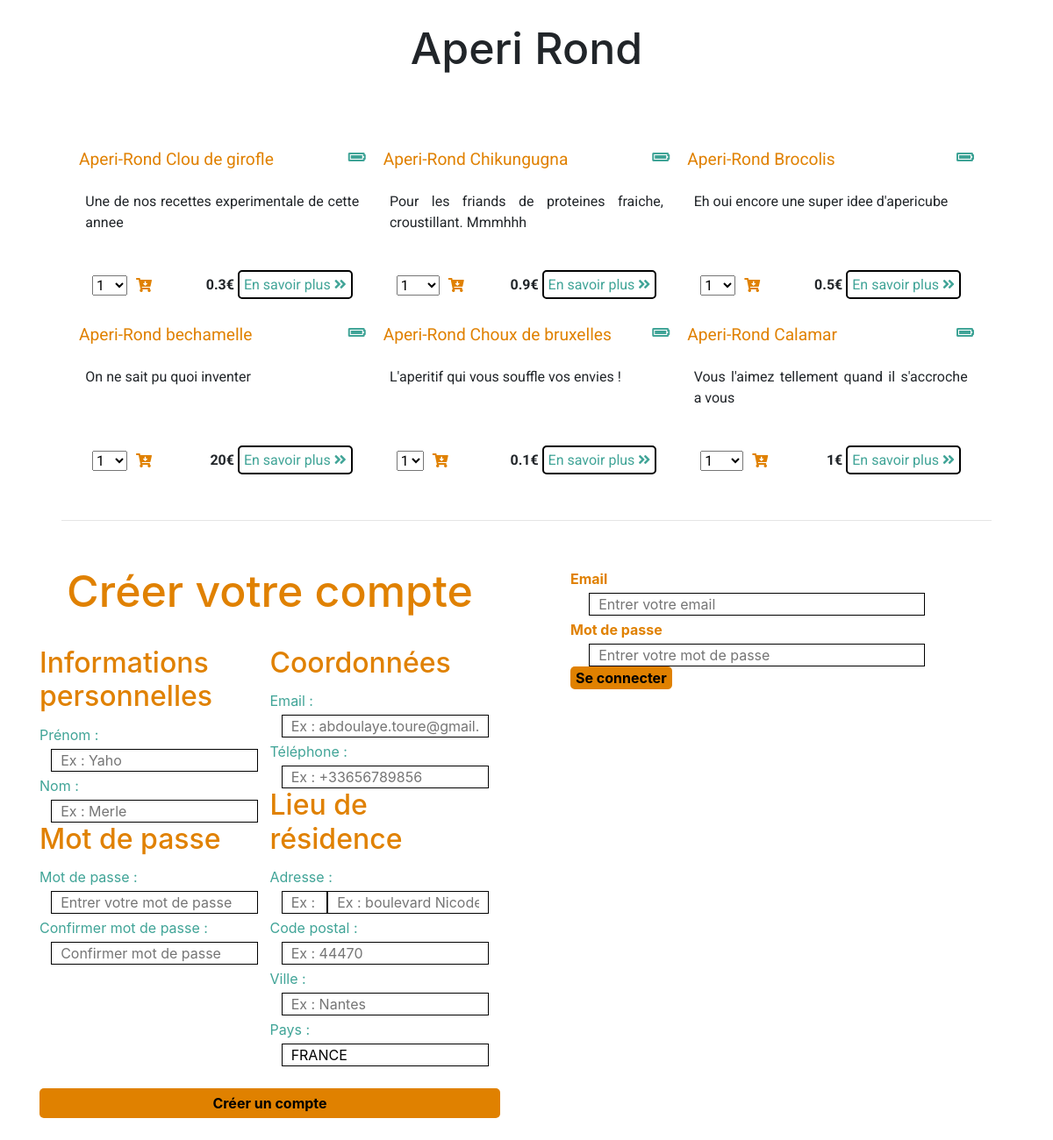
The page / on the database its author committed.
### tables this page shows
CREATE TABLE IF NOT EXISTS `articles` (
  `id` int(11) NOT NULL AUTO_INCREMENT,
  `nom` varchar(50) NOT NULL,
  `description` varchar(200) NOT NULL,
  `stockid` int(11) NOT NULL,
  `prix` float NOT NULL,
  `satisfaction` float NOT NULL,
  PRIMARY KEY (`id`)
);

### function/function.php (called while the page is built, shortened)
<?php
function GetTable($database, $table) {
    $sql = "SELECT * FROM " . $table;
    $query = $database->query($sql);
    $result = $query->fetchAll();
    return ($result);
}
function GetTableSpe($database, $table, $field, $value) {
    $sql = "SELECT * FROM " . $table . " WHERE " . $field . " = " . $value . " ORDER BY id DESC";
    $query = $database->query($sql);
    $result = $query->fetchAll();
    return ($result);
}

### modules/list.php (the view)
<div id="list_article_container" class="container">
    <div id="list_article_row" class="row">
        <?php
        $i = 0;
        $articles = GetTable($database, "articles");
        if (count($articles) == 0) {
            ?>
            <span id="no_article"><i class="fas fa-ban"></i> Aucun article à afficher</span>
            <?php
        }
        else
            while ($i < count($articles)) {
                $stock = GetTableSpe($database, "stocks", "id", $articles[$i]['id']);
                ?>
                <div id="article_box" class="col-xs-12 col-sm-6 col-md-6 col-lg-4 col-xl-4">
                    <header><span id="article_title"><?php echo $articles[$i]['nom']; ?></span><span id="article_disponible"><?php if($stock[0]['quantite'] != 0){ ?><i class="fas fa-battery-full valid"></i><?php } else { ?><i class="fas fa-battery-empty unvalid"></i><?php } ?></span></header>
                    <main><?php echo $articles[$i]['description']; ?></main>
                    <footer>
                        <?php if($stock[0]['quantite'] != 0){ ?>
                            <form action="?add_to_cart=<?php echo $articles[$i]['id']; ?>" method="post">
                                <select name="quantity" id="add_to_cart_select">
                                    <?php
                                        $j = 0;
                                        while ($j < $stock[0]['quantite'])
                                            echo "<option value='".++$j."'>".$j."</option>";
                                    ?>
                                </select>
                                <button name="submit" <?php if (!isset($_SESSION['login'])) { echo "disabled"; } ?>><i class="fas fa-cart-arrow-down"></i></button>
                            </form>
                            <?php echo "<strong>".$articles[$i]['prix']."€</strong>"; ?>
                        <?php } else { echo "Rupture"; } ?>
                        <a href="?article=<?php echo $articles[$i]['id']; ?>">En savoir plus <i class="fas fa-angle-double-right"></i></a>
                    </footer>
                </div>
                <?php
                $i++;
            }
        ?>
    </div>
    <hr>
</div>

### index.php (shortened to what this page needs)
<?php
    include "function/function.php";
    include "db_settings.php";
    $database = new PDO('mysql:host='.$host.';dbname='.$dbname, $user_db, $pwd_db);
?>
<!doctype html>
<html lang="fr">
    <head>
        <link href="./assets/css/bootstrap.min.css" rel="stylesheet">
        <link href="https://use.fontawesome.com/releases/v5.0.6/css/all.css" rel="stylesheet">
        <link href="./assets/css/aperirond.css" rel="stylesheet">
    </head>
    <body>
        <h1><?php if (!isset($_GET['cmd_usr'])) { echo "Aperi Rond"; } else { echo "Commande"; } ?></h1>
                <?php
        if (empty($_GET['article']) || isset($_GET['add_to_cart']) || isset($_GET['del_cart']) || isset($_GET['cmd_usr'])) {
            if (isset($_GET['del_cart'])) {
               include "modules/del_cart.php";
            } else {
                if (isset($_GET['add_to_cart']))
                    include "modules/add_to_cart.php";
                else
                    if (isset($_GET['cmd_usr']))
                        include "modules/tunnel.php";
                    else
                        include "modules/list.php";
            }
        } else
            include "modules/article.php";
        if (isset($_SESSION['login'])) {
            if (!isset($_GET['cmd_usr']))
               include "modules/cart.php";
        }
        else
            include "modules/member.php";
        ?>
    </body>
</html>

### modules/member.php
<div class="container">
    <div class="row frow">
        <div class="col-xs-12 col-sm-12 col-md-12 col-lg-6 col-xl-6">
            <?php include "modules/account.php"; ?>
        </div>
        <div class="col-xs-12 col-sm-12 col-md-12 col-lg-6 col-xl-6">
            <?php include "modules/login.php"; ?>
        </div>
    </div>
</div>

### modules/account.php (shortened to what this page needs)
<div id="create_account_container" class="container">
    <div id="create_account_row" class="row">
        <h1 class="col-xs-12 col-sm-12 col-md-12 col-lg-12 col-xl-12 create_account_title" id="create_account">Créer votre compte</h1>
        <form class="col-xs-12 col-sm-12 col-md-12 col-lg-12 col-xl-12 row" action="" method="post">
            <div class="col-xs-12 col-sm-12 col-md-12 col-lg-6 col-xl-6">
                <h2 id="create_account">Informations personnelles</h2>
                <p><label for="prenom">Prénom : </label></p><p><input type="text" id="prenom" name="firstname" placeholder="Ex : Yaho" required></p>
                <p><label for="nom">Nom : </label></p><p><input type="text" id="nom" name="lastname" placeholder="Ex : Merle" required></p>
                <h2 id="create_account">Mot de passe</h2>
                <p><label for="mdp">Mot de passe : </label></p><p><input type="password" id="mdp" name="password" placeholder="Entrer votre mot de passe" required></p>
                <p><label for="confmdp">Confirmer mot de passe : </label></p><p><input type="password" id="confmdp" name="passwords" placeholder="Confirmer mot de passe" required></p>
            </div>
            <div class="col-xs-12 col-sm-12 col-md-12 col-lg-6 col-xl-6">
                <h2 id="create_account">Coordonnées</h2>
                <p><label for="email">Email : </label></p><p><input type="email" id="email" name="email" placeholder="Ex : abdoulaye.toure@gmail.com" required></p>
                <p><label for="tel">Téléphone : </label></p><p><input type="tel" id="tel" name="phone" placeholder="Ex : +33656789856"></p>
                <h2 id="create_account">Lieu de résidence</h2>
                <p><label for="numrue">Adresse : </label></p><p><input type="text" id="numrue" name="streetNumber" placeholder="Ex : 1"><input type="text" id="rue" name="street" placeholder="Ex : boulevard Nicodev"></p>
                <p><label for="cp">Code postal : </label></p><p><input type="text" id="cp" name="posteCode" placeholder="Ex : 44470"></p>
                <p><label for="ville">Ville : </label></p><p><input type="text" id="ville" name="city" placeholder="Ex : Nantes"></p>
                <p><label for="pays">Pays : </label></p><p><input type="text" id="pays" name="country" value="FRANCE" required></p>
            </div>
            <button class="col-xs-12 col-sm-12 col-md-12 col-lg-12 col-xl-12" name="register" type="submit">Créer un compte</button>
        </form>
    </div>
</div>

### modules/login.php (shortened to what this page needs)
<div id="login_container" class="container">
    <div id="login_row" class="row">
    <form class="col-xs-2 col-sm-4 col-md-12 col-lg-12 col-xl-12" action="" method="post">
        <label class="label_connexion" for="email">Email</label>
        <input type="text" id="email" name="email" placeholder="Entrer votre email">
        <label class="label_connexion" for="mdp">Mot de passe</label>
        <input type="password" id="mdp" name="password" placeholder="Entrer votre mot de passe">
        <button id="button_connexion" name="connection" type="submit">Se connecter</button>
    </form>
    </div>
</div>

### assets/css/aperirond.css (style rules this page uses)
a { margin: 0; padding: 5px; border: 2px black solid; border-radius: 5px; color: #40A497; text-decoration: inherit; }
.valid { color: #40A497; }
h1 { text-align: center; font-size: 50px; padding: 25px; }
#article_box>header { display: flex; justify-content: space-between; height: 40px; padding: 0 10px; }
#article_title { font-size: 1.2em; display: block; color:#E08100; }
#article_disponible { display:block; }
#article_box>main { width: 90%; padding: 10px 0; height: 100px; margin: auto; text-align: justify; overflow: hidden; }
#article_box>footer { padding: 5px 25px; text-align: right; }
#article_box>footer>form { margin: 0; display: inline-block; float: left; }
#list_article_row { border: 0; padding: 25px 50px; }
#article_box { padding: 25px 0 0 0; margin: 0; height: 200px; overflow: hidden; font-family: 'Roboto', sans-serif; }
footer>form>button { color: #E08100; border: inherit; background-color: inherit; }
#button_connexion { font-weight:bold; color: black ; background-color: #E08100; border: 0; border-radius: 5px; }
#login_container { padding: 25px 50px; }
.label_connexion { font-weight: bold; color:#E08100; }
input { border-color: black; border-radius: 5px; }
#create_account { color:#E08100; }
#create_account_row>form>div { padding: 0; margin: 0; }
#create_account_row>form { padding: 0; margin: 0; }
.create_account_title { text-align-all: center; }
#create_account_row { color: #40A497; }
#create_account_row>form>button { font-weight:bold; color: black ; background-color: #E08100; border: 0; box-sizing: border-box; margin: 25px 0; padding: 5px 5px; width: 80%; text-align: center; border-radius: 5px; }
p { margin: 0; }
input { margin: 0 5%; width: 90%; border: 1px black solid; border-radius: 0; padding: 0 10px; box-sizing: border-box; }
label { line-height: 32px; margin: 0; }
#numrue { width: 20%; margin: 0; margin-left: 5%; }
#rue { width: 70%; margin: 0; }
hr { margin: 25px; }
.frow { width: 100%; }

### rows shown on the page
articles: nom "Aperi-Rond Clou de girofle", description "Une de nos recettes experimentale de cette annee", prix "0.3"
articles: nom "Aperi-Rond Chikungugna", description "Pour les friands de proteines fraiche, croustillant. Mmmhhh", prix "0.9"
articles: nom "Aperi-Rond Brocolis", description "Eh oui encore une super idee d'apericube", prix "0.5"
articles: nom "Aperi-Rond bechamelle", description "On ne sait pu quoi inventer", prix "20"
articles: nom "Aperi-Rond Choux de bruxelles", description "L'aperitif qui vous souffle vos envies !", prix "0.1"
articles: nom "Aperi-Rond Calamar", description "Vous l'aimez tellement quand il s'accroche a vous", prix "1"

### other values the page prints
form field quantity "1"
